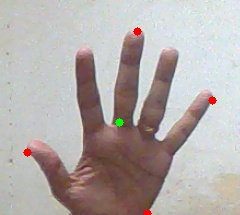
#> input picture resources/center.jpg, 240 x 215 px, given in place of the camera
$ python recognize.py
#> lines starting #> are read from the running program, lines starting #| are printed output that depends on the picture; after the words box and inside, x2 and y2 are one past the last pixel; in counts of white or black regions, pixels touching at a corner belong together
# ------------------------------------------------------------
# SEGMENT, RECOGNIZE and COUNT fingers from a video sequence
# ------------------------------------------------------------

# organize imports
import cv2
import imutils
import numpy as np
from sklearn.metrics import pairwise
#Rajath Ganesh Project Recognition - EEL6825
# global variables
bg = None


# --------------------------------------------------
# To find the running average over the background
# --------------------------------------------------
def run_avg(image, accumWeight):
    global bg
    # initialize the background
    if bg is None:
        bg = image.copy().astype("float")
        return

    # compute weighted average, accumulate it and update the background
    cv2.accumulateWeighted(image, bg, accumWeight)


# ---------------------------------------------
# To segment the region of hand in the image
# ---------------------------------------------
# [78 lines left out: functions segment, count, not called in this run]


# -----------------
# MAIN FUNCTION
# -----------------
if __name__ == "__main__":
    # initialize accumulated weight
    accumWeight = 0.5

    # get the reference to the webcam
    camera = cv2.VideoCapture(0)

    # region of interest (ROI) coordinates
    top, right, bottom, left = 10, 350, 225, 590

    # initialize num of frames
    num_frames = 0

    # calibration indicator
    calibrated = False

    # keep looping, until interrupted
    while (True):
        # get the current frame
        (grabbed, frame) = camera.read()
#> frame is the input picture: shape (215, 240, 3); mean B, G, R 170.3, 172.5, 179.7

        # resize the frame
        frame = imutils.resize(frame, width=700)
#> frame: shape (627, 700, 3)

        # flip the frame so that it is not the mirror view
        frame = cv2.flip(frame, 1)
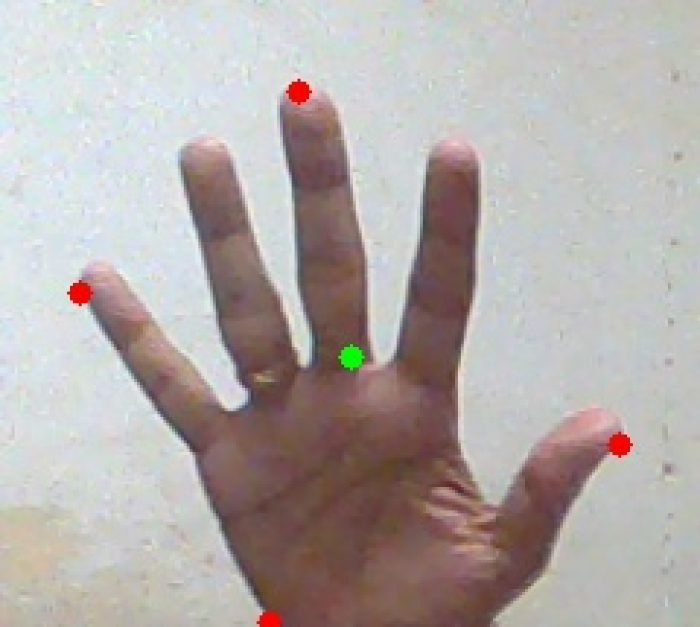
#> frame: shape (627, 700, 3); mean B, G, R 170.3, 172.5, 179.7

        # clone the frame
        clone = frame.copy()

        # get the height and width of the frame
        (height, width) = frame.shape[:2]
#> height = 627; width = 700

        # get the ROI
        roi = frame[top:bottom, right:left]
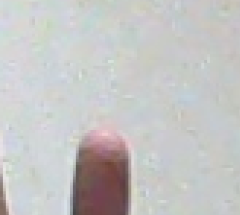
#> roi: shape (215, 240, 3); mean B, G, R 195.6, 196.2, 196.4

        # convert the roi to grayscale and blur it
        gray = cv2.cvtColor(roi, cv2.COLOR_BGR2GRAY)
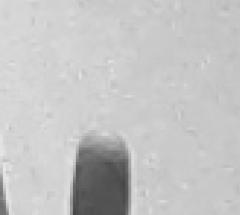
#> gray: shape (215, 240); min 69, max 232, mean 196.2
        gray = cv2.GaussianBlur(gray, (7, 7), 0)

        # to get the background, keep looking till a threshold is reached
        # so that our weighted average model gets calibrated
        if num_frames < 30:
            run_avg(gray, accumWeight)
            if num_frames == 1:
                print("[STATUS] please wait! calibrating...")
            elif num_frames == 29:
                print("[STATUS] calibration successful...")
        else:
            # segment the hand region
            hand = segment(gray)

            # check whether hand region is segmented
            if hand is not None:
                # if yes, unpack the thresholded image and
                # segmented region
                (thresholded, segmented) = hand

                # draw the segmented region and display the frame
                cv2.drawContours(clone, [segmented + (right, top)], -1, (0, 0, 255))

                # count the number of fingers
                fingers = count(thresholded, segmented)

                cv2.putText(clone, str(fingers), (70, 45), cv2.FONT_HERSHEY_SIMPLEX, 1, (0, 0, 255), 2)

                # show the thresholded image
                cv2.imshow("Threshold image", thresholded)

        # draw the segmented hand
        cv2.rectangle(clone, (left, top), (right, bottom), (0, 255, 0), 2)
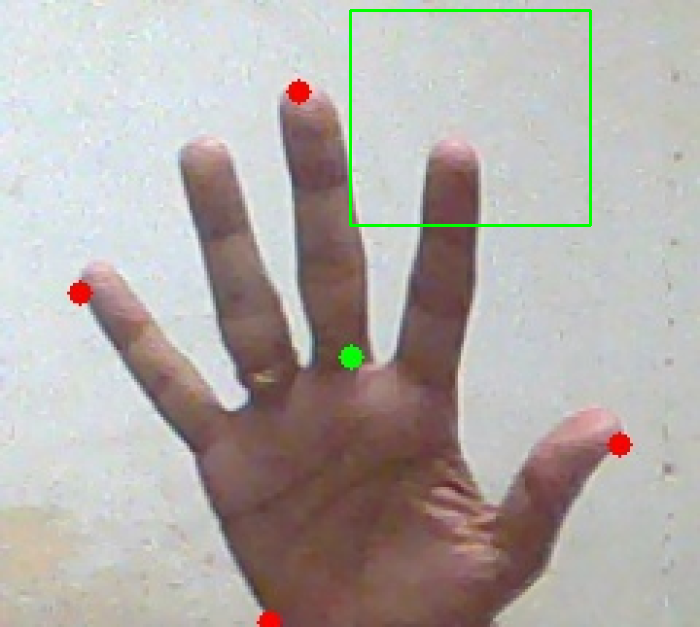
#> clone: shape (627, 700, 3); 0.62% of pixels changed, all inside (x1, y1, x2, y2) = (349, 9, 592, 227)

        # increment the number of frames
        num_frames += 1

        # display the frame with segmented hand
        cv2.imshow("Video Feed", clone)

        # observe the keypress by the user
        keypress = cv2.waitKey(1) & 0xFF
#> (key q is pressed here)

        # if the user pressed "q", then stop looping
        if keypress == ord("q"):
            break

# free up memory
camera.release()
cv2.destroyAllWindows()
